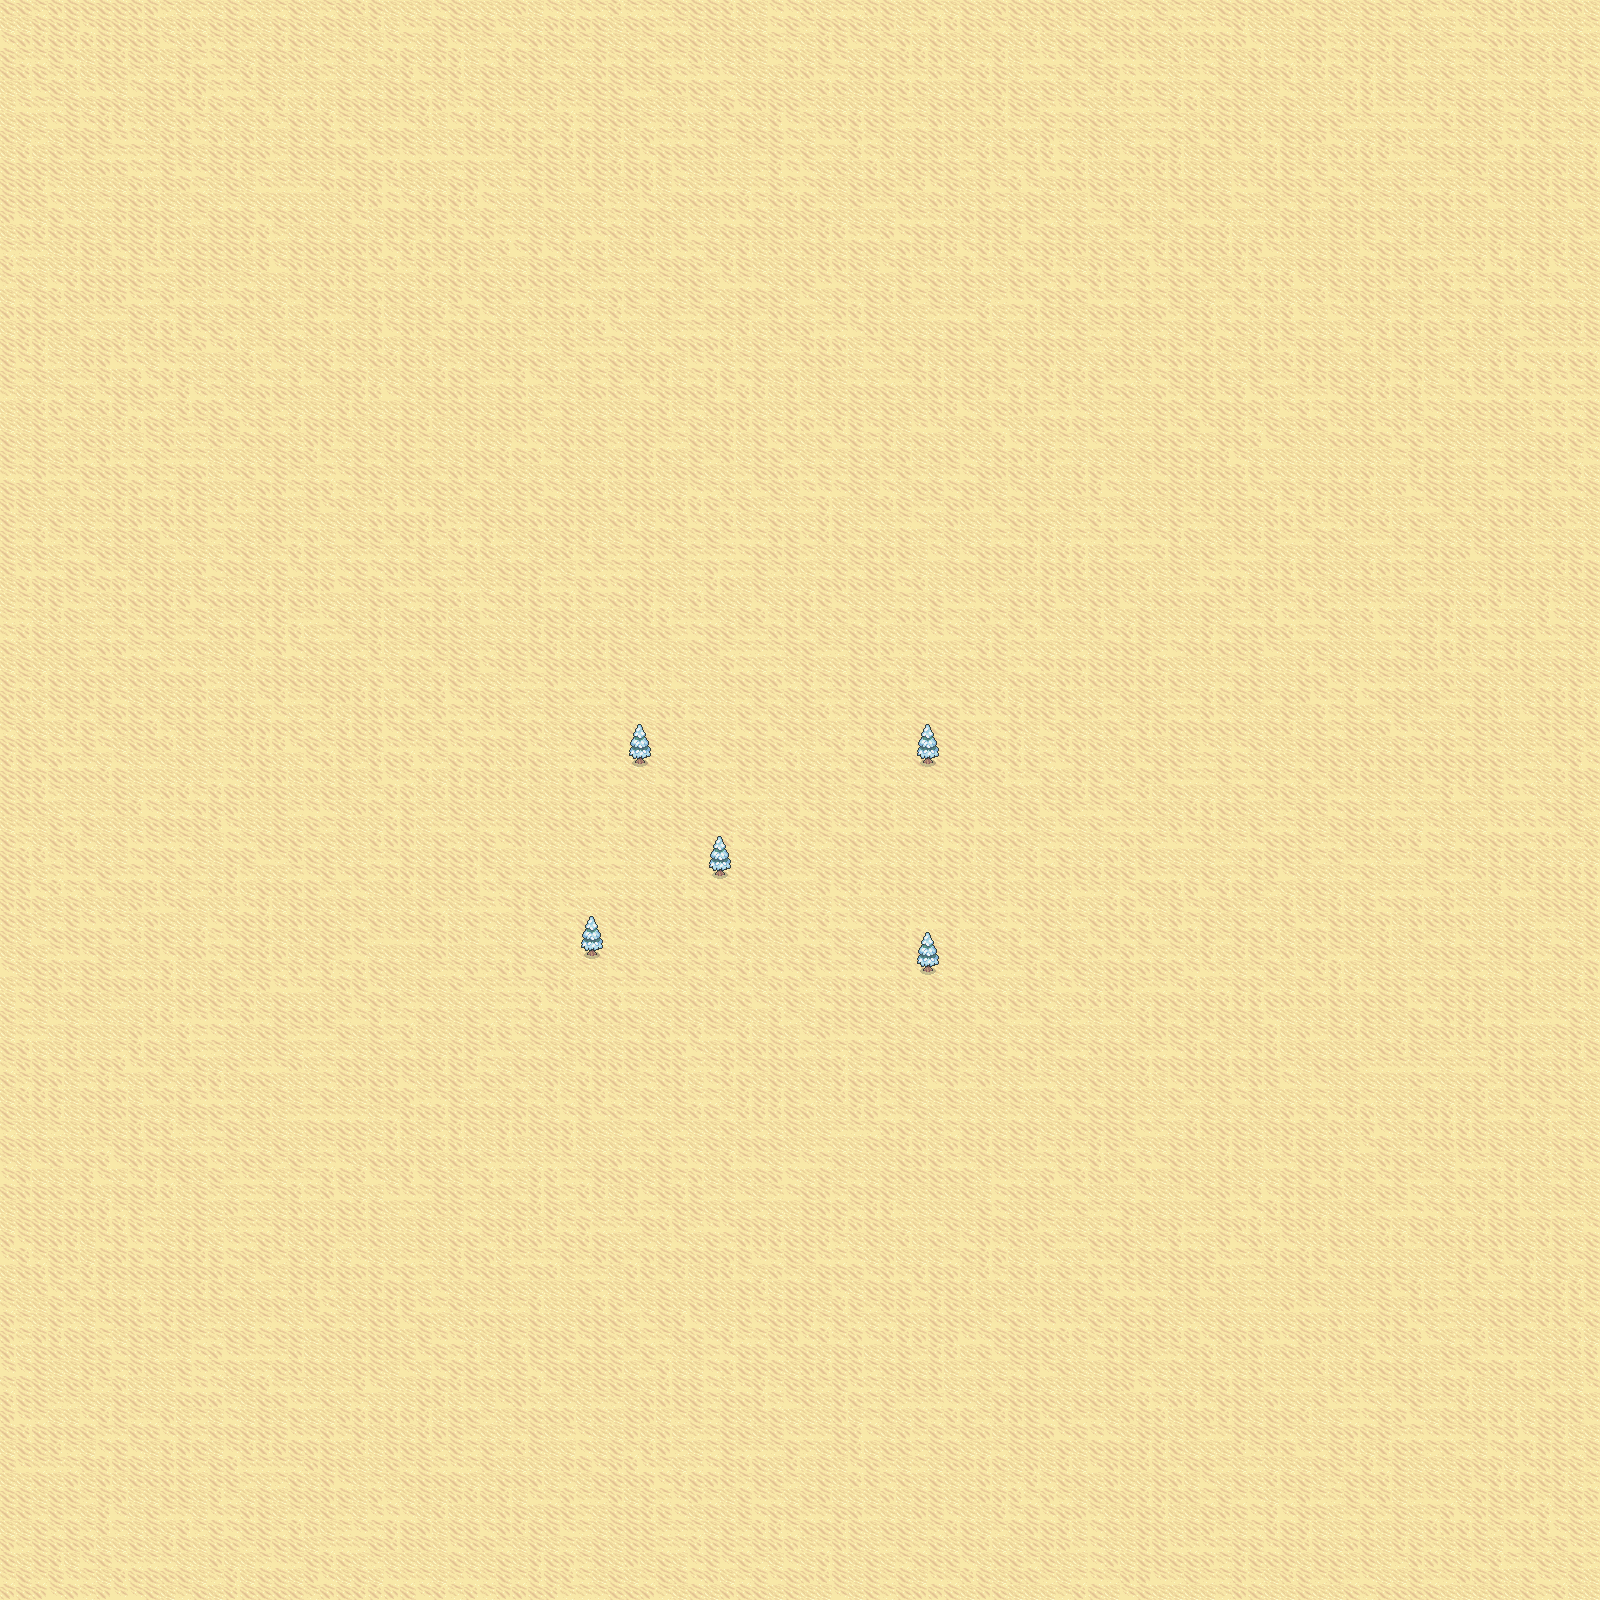

A level layout from a 2D game, rendered from its tile map. Below: a short description, then the map file with tile-grid data replaced by summaries:
An orthogonal 100x100 tile map with 16x16 px tiles, 3 tile layers (ground, stumps, vegetation) and 6 objects (5, 4, 3, 2, 1, ...).

<map version="1.10" tiledversion="1.11.0" orientation="orthogonal" renderorder="right-down" width="100" height="100" tilewidth="16" tileheight="16" infinite="0" nextlayerid="7" nextobjectid="8">
 <tileset firstgid="1" source="../Tilesets/full.tsx" />
 <layer id="1" name="ground" width="100" height="100">
  <data>[10000 cells, 10000 non-empty, 12 distinct tile ids]</data>
 </layer>
 <layer id="3" name="stumps" width="100" height="100">
  <data>[10000 cells, 10 non-empty, 2 distinct tile ids]</data>
 </layer>
 <objectgroup id="4" name="obstacles">
  <object id="1" name="5" x="629.5" y="752" width="20.5" height="14.5" />
  <object id="2" name="4" x="706.5" y="864" width="25.5" height="14.5" />
  <object id="3" name="3" x="581" y="945" width="20" height="14" />
  <object id="4" name="2" x="917.5" y="753" width="21.5" height="14" />
  <object id="5" name="1" x="916.5" y="960" width="22" height="16" />
 </objectgroup>
 <objectgroup id="6" name="enemy spawner">
  <object id="7" name="orc magic" x="799.333" y="804.667" width="9.33333" height="7.33333">
   <properties>
    <property name="enemyTypeCode" value="orc" />
    <property name="maxSpawnCount" type="int" value="45" />
    <property name="rarity" value="legendary" />
   </properties>
  </object>
 </objectgroup>
 <layer id="2" name="vegetation" width="100" height="100">
  <properties>
   <property name="drawAfterCharacter" type="bool" value="true" />
  </properties>
  <data>[10000 cells, 20 non-empty, 4 distinct tile ids]</data>
 </layer>
</map>